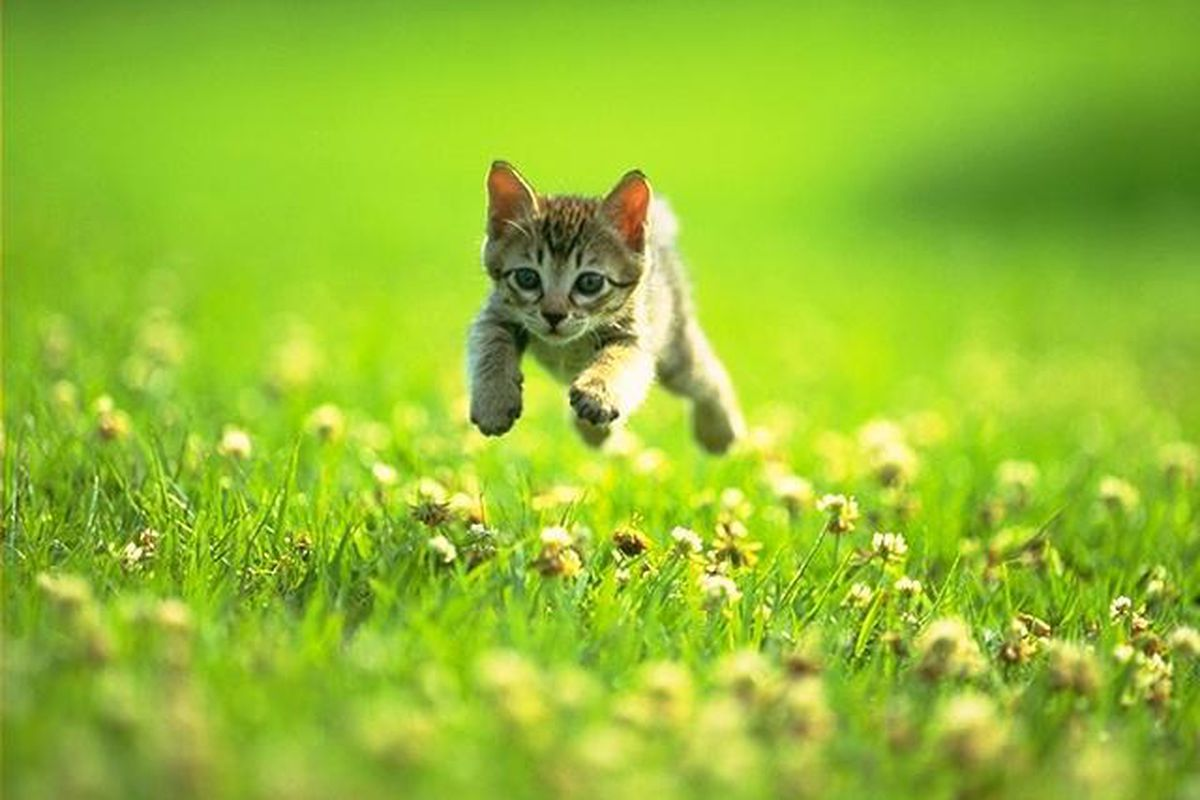
#> input picture your_image.jpeg, 1200 x 800 px
$ jupyter execute Assignment_0.ipynb   (shell and % lines are left out)
#> lines starting #> are read from the running program, lines starting #| are printed output that depends on the picture; after the words box and inside, x2 and y2 are one past the last pixel; in counts of white or black regions, pixels touching at a corner belong together
# Assignment 0: Computer Vision Basics in Python

Step 1: Let's begin with a printing test. Print the words "Hello World!".

[cell 1]
print('Hello World!')

Step 2: Before we can practice computer vision techniques, we need an image to work with. Go online and find a good one.

Step 3: Now let's read in your image as a variable. That is, we're giving Python the path to our image, and expressing the image in a format that Python understands.

[cell 2]
import numpy as np
import cv2

# Load a color image
img = cv2.imread('your_image.jpeg',1)
#> img is the input picture: shape (800, 1200, 3); mean B, G, R 47.4, 192.2, 148.8
# Check out the documentation for the imread() function at: https://docs.opencv.org/3.0-beta/doc/py_tutorials/py_gui/py_image_display/py_image_display.html

Step 4: Now let's display your test image.

[cell 3]
import matplotlib.pyplot as plt
plt.imshow(img)
plt.show()

Step 5: Let's convert that image to grayscale and display it again. When we're working with images, this is often a really useful conversion. A color image takes up a lot of data: each RGB (red, green, blue color) channel contains an entire matrix of data that we might not necessarily need. So, we compress it to shades of grey.

[cell 4]
grey_img = cv2.cvtColor( img, cv2.COLOR_RGB2GRAY )
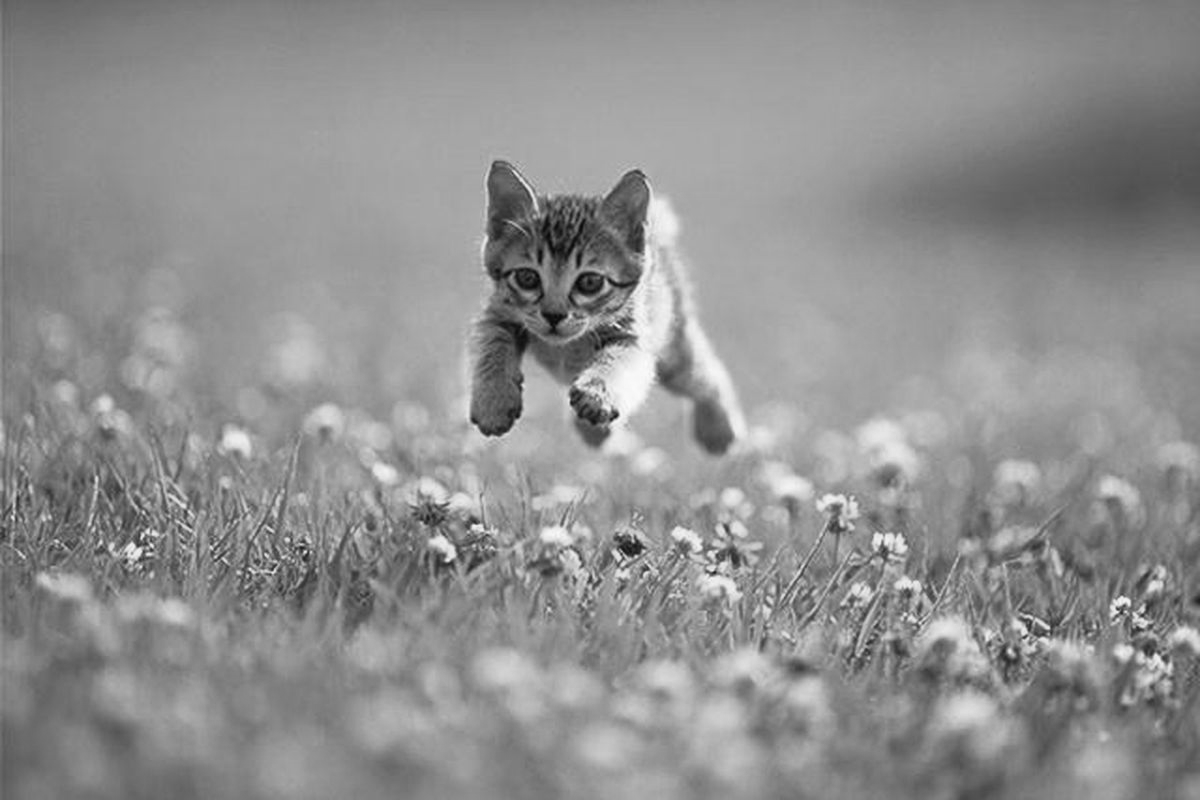
#> grey_img: shape (800, 1200); min 8, max 251, mean 143.9
plt.imshow(grey_img, cmap='gray')
plt.show()

Step 6: Now let's save the grayscale image.

[cell 5]
cv2.imwrite( "grey.png", grey_img )
#> Out = True

Step 7: The grayscale image has been stored as a 2-D array (a matrix), whose entries give intensity values (the level of "grayness" at each pixel). Let's check the size of this matrix.

[cell 6]
[h, w] = np.shape(grey_img)
#> h = 800; w = 1200
print('The width of the image is:', w, '\nThe height of the image is:', h)
#| The width of the image is: 1200
#| The height of the image is: 800

Step 8: Let's practice thinking about this image as a matrix. First, extract one *row* of the matrix. Let's choose a row near the middle of the image.

[cell 7]
row_num = 400
img_row = grey_img[400,:]
#> img_row = 1200 values, max 251 at index 627, min 41 at index 577, mean 158

Step 9: Now, plot the intensity values along that row.

Note: notice how the intensity values range between 0 (black) and 255 (white). Since 256 = 2^8, having 256 intensity options allows us to represent the color of each pixel with 8 bits (one byte) of information. It's an information-efficient binary encoding!

[cell 8]
plt.plot(img_row)
plt.title('Intensity values along row ' + str(row_num))
plt.xlabel('Pixel value')
plt.ylabel('Intensity value')
plt.show()
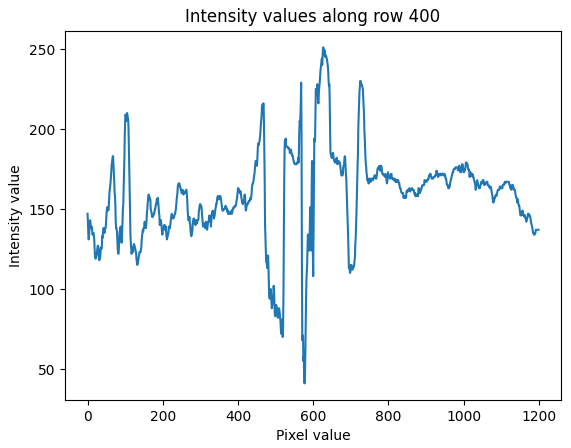
#> figure drawn by matplotlib, 1 panel; curve peaks at x = 627, y = 251

Step 10: Which row did we analyze again? Let's knock out the intensity values in the vicinity of that row on the image, and display the image again.

Can you see the corresponding low- and high-intensity regions along this strip?

[cell 9]
row_missing = grey_img.copy()
row_missing[row_num-2:row_num+2,:] = 0
#> row_missing: shape (800, 1200); 0.5% of pixels changed, all inside (x1, y1, x2, y2) = (0, 398, 1200, 402)
plt.imshow(row_missing,cmap='gray')
plt.show()

Step 11: Now let's draw black vertical stripes on the image after every 20 pixels. Use a for loop to do this, by zero-ing out pixel values as before. Let's also save the image so that we can open the image separately and verify that the stripes are correct.

[cell 10]
stripes_img = grey_img.copy()
for i in range(0, w, 20):
    stripes_img[:,i]=0
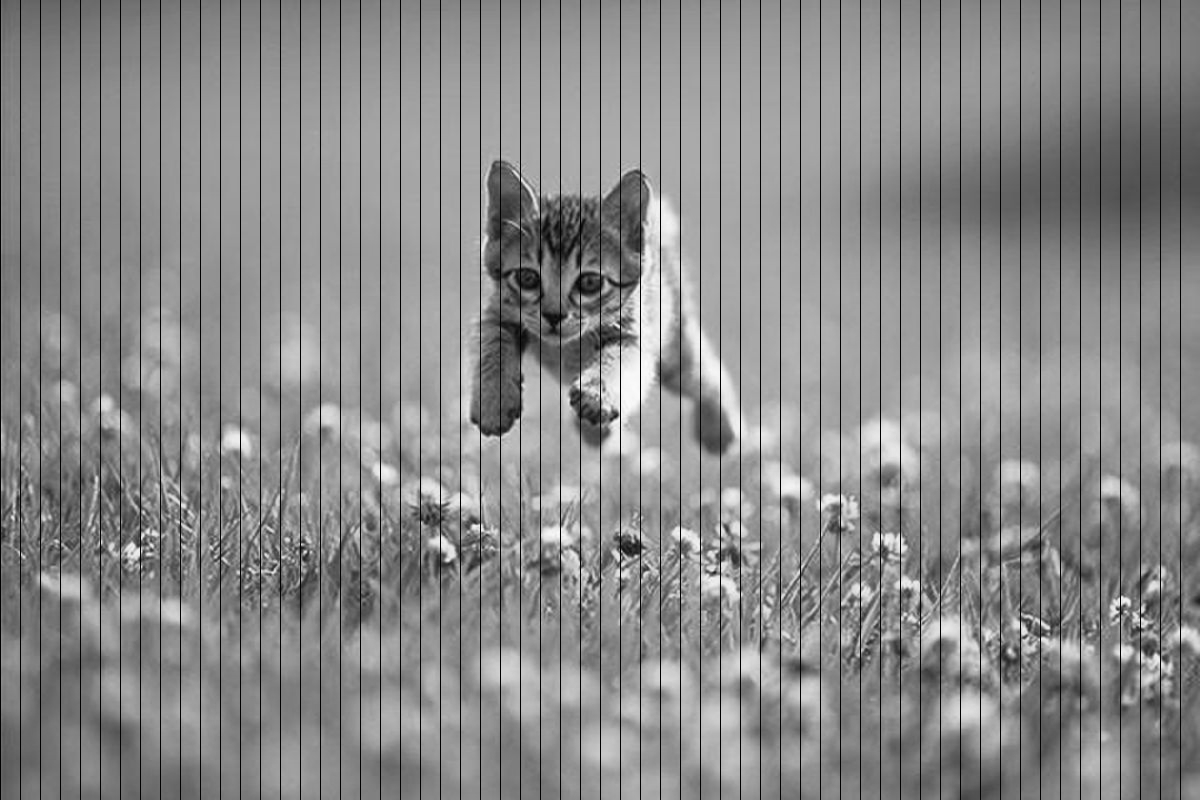
#> stripes_img: shape (800, 1200); 5% of pixels changed, all inside (x1, y1, x2, y2) = (0, 0, 1181, 800)
cv2.imwrite( "stripes.png", stripes_img )
plt.imshow(stripes_img,cmap='gray')
plt.show()

Step 12: Find the *index* of the pixel along your chosen row with the maximum intensity value.

[cell 11]
np.argmax(img_row)
#> Out = 627

Step 13: Now, flip the grayscale image upside-down!

[cell 12]
flipped_img = np.flipud(grey_img)
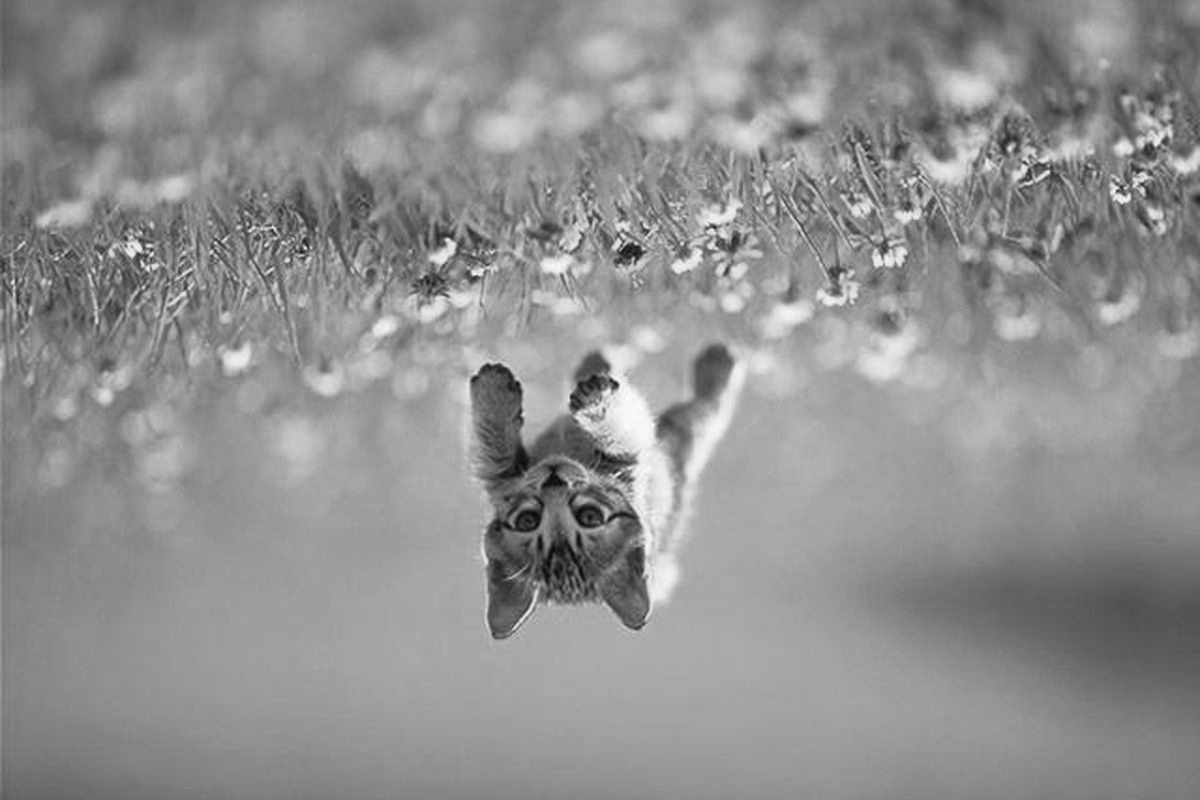
#> flipped_img: shape (800, 1200); min 8, max 251, mean 143.9
plt.imshow(flipped_img,cmap='gray')
plt.show()

Step 14: Use matplotlib to plot the original colored image and the flipped grayscale image side-by-side.

[cell 13]
plt.subplot(121)
plt.imshow(img)
plt.axis('off')
plt.subplot(122)
plt.imshow(flipped_img,cmap='gray')
plt.axis('off')
plt.show()
#> figure, not shown here; B, G, R data is drawn as R, G, B

Step 14: Now, let's read in this new image, "rice.png", as a grayscale image. We're going to practice thresholding.

[cell 14]
rice_img = cv2.imread('rice.png',0)
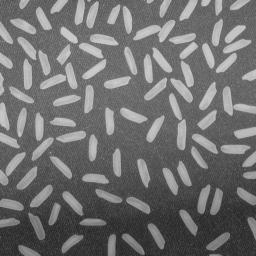
#> input picture rice.png, 256 x 256 px
#> rice_img is the input picture: shape (256, 256); min 40, max 204, mean 111.2
plt.imshow(rice_img, cmap='gray')
plt.show()

Step 15: We wish to separate the grains of rice in the foreground of this image from the darker background. So, we will "threshold" the image: that is, we choose an intensity value. Everything below this value is considered to be background, and everything above this value is considered to be foreground. Thus, we get a *binary mask*. Play around with different threshold values for comparison.

[cell 15]
threshold_value =  130
ret,thresh1 = cv2.threshold(rice_img,threshold_value,255,cv2.THRESH_BINARY)
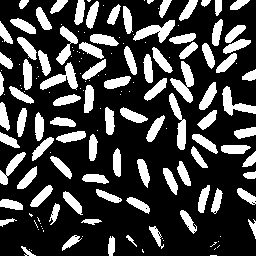
#> thresh1: shape (256, 256); 26% white; 159 white regions (70 under 20 px), largest, box (x1, y1, x2, y2) and area: (170, 61, 194, 103) 449, (133, 20, 175, 43) 431, (40, 62, 78, 90) 424
#> ret = 130
plt.imshow(thresh1)
plt.show()

Step 16: Now try thresholding your own image. What happens?

[cell 16]
threshold_value =  130
ret,thresh1 = cv2.threshold(grey_img,threshold_value,255,cv2.THRESH_BINARY)
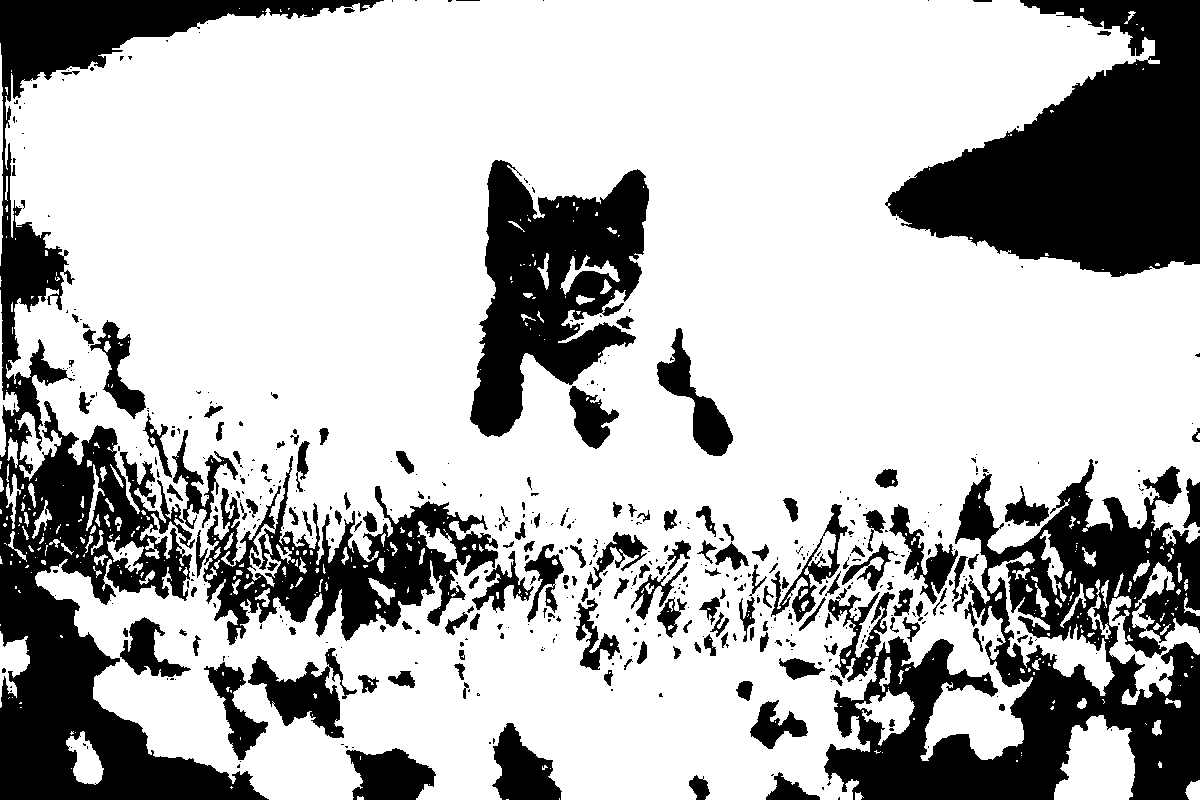
#> thresh1: shape (800, 1200); 71.6% white; 534 black regions (365 under 20 px), largest, box (x1, y1, x2, y2) and area: (0, 0, 384, 800) 66060, (824, 459, 1200, 800) 58647, (885, 0, 1200, 277) 49661
plt.imshow(thresh1, cmap='gray')
plt.show()
